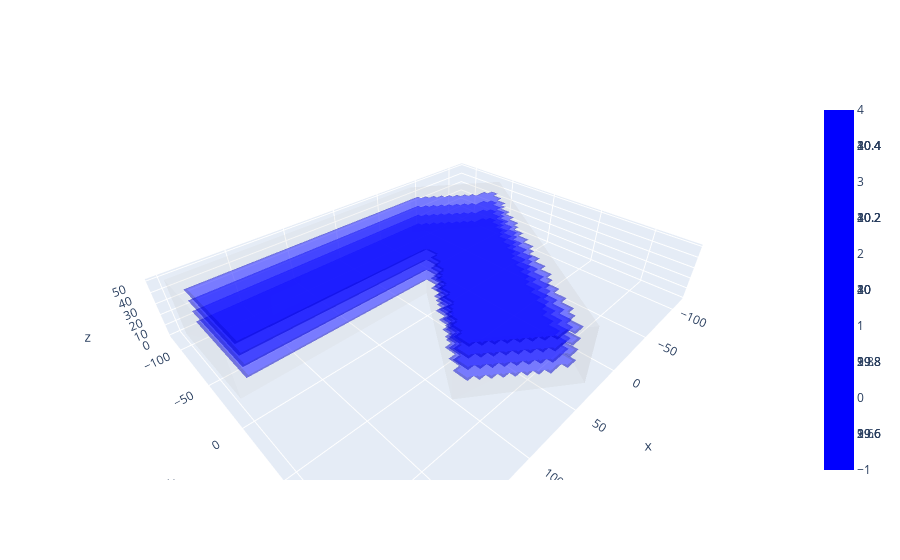

Write notebook code for a chart like this one.
### Code cell
# Ensure that the 'rtree' library is installed. If not, run: pip install rtree
import trimesh
import numpy as np
import open3d as o3d
import plotly.graph_objects as go

# Load the OBJ model
obj_path = r'D:\IaaC\RESEARCH\GITHUB\Octopusie\sahils experiments\Reference files\3d model for detection.obj'  # Replace with your OBJ file path
mesh = trimesh.load(obj_path)

# Extract vertices and faces
vertices = mesh.vertices
faces = mesh.faces

# Edge Detection
edges = mesh.edges_unique
edge_vertices = vertices[edges]

# Get user input for floor height
num_floors_input = int(input('Enter the desired number of floors: '))

# User-defined Floor Division with Single Floor Height
def divide_into_floors(vertices, num_floors):
    # Find the bounding box of the model
    min_z = np.min(vertices[:, 2])
    max_z = np.max(vertices[:, 2])

    # Calculate the floor height
    floor_height = (max_z - min_z) / num_floors

    # Create floor levels
    floor_levels = [min_z + i * floor_height for i in range(num_floors + 1)]

    return floor_levels

# Divide into floors
floor_levels = divide_into_floors(vertices, num_floors_input)
print('Floor Levels:', floor_levels)

# Identify Floors and Walls (more sophisticated approach)
def is_floor(face_normal, normal_threshold=0.1):
    # Check if the face normal is mostly pointing up or down
    return abs(face_normal[2]) > (1 - normal_threshold)

def is_wall(face_normal, normal_threshold=0.1):
    # Check if the face normal is mostly horizontal
    return abs(face_normal[2]) < normal_threshold

floor_faces = set()
wall_faces = set()

# Adjacency
mesh.process() # Compute the face adjacency before accessing it
face_adjacency = mesh.face_adjacency

def group_connected_faces(faces, normals, similarity_threshold=0.95):
    groups = []
    visited = set()

    for face_index in faces:
        if face_index in visited:
            continue

        group = {face_index}
        queue = [face_index]
        visited.add(face_index)

        while queue:
            current_face = queue.pop(0)
            # Check if current_face is within the bounds of face_adjacency
            if current_face >= len(face_adjacency):
                continue
            neighbors = mesh.face_adjacency[current_face]

            if neighbors is None:
                continue

            for neighbor in neighbors:
                if neighbor in visited or neighbor in group:
                    continue

                if np.dot(normals[current_face], normals[neighbor]) > similarity_threshold:
                    group.add(neighbor)
                    queue.append(neighbor)
                    visited.add(neighbor)

        groups.append(list(group))

    return groups

all_faces = set(range(len(faces)))
floor_normals = [mesh.face_normals[i] for i in all_faces if is_floor(mesh.face_normals[i])]
floor_faces_indices = [i for i in all_faces if is_floor(mesh.face_normals[i])]
wall_normals = [mesh.face_normals[i] for i in all_faces if is_wall(mesh.face_normals[i])]
wall_faces_indices = [i for i in all_faces if is_wall(mesh.face_normals[i])]

floor_groups = group_connected_faces(floor_faces_indices, mesh.face_normals)
wall_groups = group_connected_faces(wall_faces_indices, mesh.face_normals)

num_floors = len(floor_groups)
num_walls = len(wall_groups)

# Print the number of walls and floors
print(f'Number of floor faces: {num_floors}')
print(f'Number of wall faces: {num_walls}')

# Visualization using Plotly
def visualize_floors(vertices, faces, floor_levels):
    # Create a Plotly figure
    fig = go.Figure()

    # Add the base mesh
    fig.add_trace(go.Mesh3d(x=vertices[:, 0], y=vertices[:, 1], z=vertices[:, 2],
                            i=faces[:, 0], j=faces[:, 1], k=faces[:, 2],
                            opacity=0.1, color='lightgrey'))

    # Find the bounds of the model
    x_min, x_max = np.min(vertices[:, 0]), np.max(vertices[:, 0])
    y_min, y_max = np.min(vertices[:, 1]), np.max(vertices[:, 1])

    # Create floor surfaces
    for i in range(len(floor_levels) - 1):
        z_level = floor_levels[i]

        # Create a grid of points for the floor surface
        x = np.linspace(x_min, x_max, 50)
        y = np.linspace(y_min, y_max, 50)
        X, Y = np.meshgrid(x, y)
        Z = np.full_like(X, z_level)

        # Flatten the grid for point querying
        points = np.stack([X.flatten(), Y.flatten(), Z.flatten()], axis=-1)

        # Check which points are inside the mesh
        inside_points = mesh.contains(points)

        # Reshape the inside points to the grid shape
        inside_grid = inside_points.reshape(X.shape)

        # Mask the X, Y, and Z grids
        X_masked = np.where(inside_grid, X, np.nan)
        Y_masked = np.where(inside_grid, Y, np.nan)
        Z_masked = np.where(inside_grid, Z, np.nan)

        # Add the masked surface to the figure
        fig.add_trace(go.Surface(x=X_masked, y=Y_masked, z=Z_masked, opacity=0.5, colorscale=[[0, 'blue'], [1, 'blue']]))

    # Update layout for interactive rotation
    fig.update_layout(scene=dict(aspectmode='data'))

    fig.show()

# Visualize the floors
visualize_floors(vertices, faces, floor_levels)

# Visualization (Open3D) - Commented out
mesh_o3d = o3d.io.read_triangle_mesh(obj_path)
# o3d.visualization.draw_geometries([mesh_o3d])

### Figure 1 — Plotly figure (JSON) as saved in the notebook; plotly's stock layout.template omitted (floating-point values rounded to 4 significant figures; data arrays with more than 128 entries replaced by an {"elided": "..."} marker saying what was removed)
{"data": [{"color": "lightgrey", "i": [0, 4, 8, 12, 16, 20, 24, 28, 32, 34, 32, 30, 35, 39, 41, 39, 37, 0, 4, 8, 12, 16, 20, 24], "j": [2, 6, 10, 14, 18, 22, 26, 31, 31, 33, 28, 29, 37, 35, 35, 40, 35, 3, 7, 11, 15, 19, 23, 27], "k": [3, 7, 11, 15, 19, 23, 27, 30, 28, 28, 33, 28, 38, 38, 40, 35, 36, 1, 5, 9, 13, 17, 21, 25], "opacity": 0.1, "type": "mesh3d", "x": [29.96, 29.96, 100.8, 100.8, 100.8, 100.8, 26.25, 26.25, 26.25, 26.25, -110.9, -110.9, -110.9, -110.9, -36.37, -36.37, -36.37, -36.37, 198.0, 198.0, 198.0, 198.0, 198.0, 198.0, 198.0, 198.0, 29.96, 29.96, 29.96, 100.8, 26.25, -110.9, -36.37, 198.0, 198.0, 29.96, 100.8, 26.25, -110.9, -36.37, 198.0, 198.0], "y": [-21.92, -21.92, 76.24, 76.24, 76.24, 76.24, 130.0, 130.0, 130.0, 130.0, -60.06, -60.06, -60.06, -60.06, -113.8, -113.8, -113.8, -113.8, -113.8, -113.8, -113.8, -113.8, -21.92, -21.92, -21.92, -21.92, -21.92, -21.92, -21.92, 76.24, 130.0, -60.06, -113.8, -113.8, -21.92, -21.92, 76.24, 130.0, -60.06, -113.8, -113.8, -21.92], "z": [0.0, 50.0, 0.0, 50.0, 0.0, 50.0, 0.0, 50.0, 0.0, 50.0, 0.0, 50.0, 0.0, 50.0, 0.0, 50.0, 0.0, 50.0, 0.0, 50.0, 0.0, 50.0, 0.0, 50.0, 0.0, 50.0, 0.0, 50.0, 0.0, 0.0, 0.0, 0.0, 0.0, 0.0, 0.0, 50.0, 50.0, 50.0, 50.0, 50.0, 50.0, 50.0]}, {"colorscale": [[0, "blue"], [1, "blue"]], "opacity": 0.5, "type": "surface", "x": {"elided": "50x50 float values"}, "y": {"elided": "50x50 float values"}, "z": {"elided": "50x50 float values"}}, {"colorscale": [[0, "blue"], [1, "blue"]], "opacity": 0.5, "type": "surface", "x": {"elided": "50x50 float values"}, "y": {"elided": "50x50 float values"}, "z": {"elided": "50x50 float values"}}, {"colorscale": [[0, "blue"], [1, "blue"]], "opacity": 0.5, "type": "surface", "x": {"elided": "50x50 float values"}, "y": {"elided": "50x50 float values"}, "z": {"elided": "50x50 float values"}}, {"colorscale": [[0, "blue"], [1, "blue"]], "opacity": 0.5, "type": "surface", "x": {"elided": "50x50 float values"}, "y": {"elided": "50x50 float values"}, "z": {"elided": "50x50 float values"}}, {"colorscale": [[0, "blue"], [1, "blue"]], "opacity": 0.5, "type": "surface", "x": {"elided": "50x50 float values"}, "y": {"elided": "50x50 float values"}, "z": {"elided": "50x50 float values"}}], "layout": {"scene": {"aspectmode": "data"}}}
